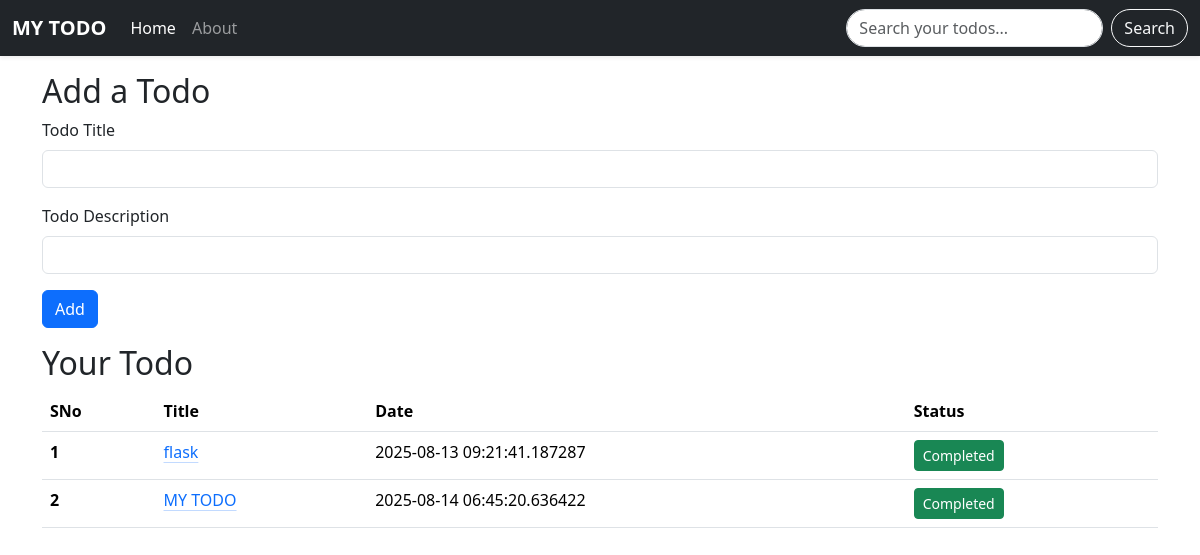
The page / on the database its author committed.
### My_Todo_App/app.py (models this page shows, shortened)
class Todo(db.Model):
    sno = db.Column(db.Integer, primary_key = True)
    title = db.Column(db.String(200), nullable = False)
    desc = db.Column(db.String(500), nullable = False)
    date_created = db.Column(db.DateTime, default = lambda: datetime.now(timezone.utc))
    status = db.Column(db.Boolean, default = False)

### My_Todo_App/app.py (the view)
@app.route("/", methods = ["GET", "POST"])
def index():
    if request.method == "POST":
        title = request.form['title']
        description = request.form["description"]
        todo = Todo(title = title, desc = description)
        db.session.add(todo)
        db.session.commit()
    search_query = request.args.get('q')
    if search_query:
       alltodo = Todo.query.filter(Todo.title.contains(search_query)).all()
    else:
        alltodo = Todo.query.all()
    return render_template("index.html", alltodo = alltodo)

### My_Todo_App/templates/index.html (shortened to what this page needs)
{% extends 'base.html' %}
{% block body %}
<div class="container my-3">
    <h2>Add a Todo</h2>
    <form action="/" method="post">
        <div class="mb-3">
            <label for="title" class="form-label">Todo Title</label>
            <input type="text" name="title" class="form-control" id="title" required>
        </div>
        <div class="mb-3">
            <label for="desc" class="form-label">Todo Description</label>
            <input type="text" name="description" class="form-control" id="desc" required>
        </div>
        <button type="submit" class="btn btn-primary">Add</button>
    </form>
</div>
<div class="container my-3">
    <h2>Your Todo</h2>
    {% if alltodo|length == 0 %}
    <div class="alert alert-dark" role="alert">
        No Todos found!
    </div>
    {% else %}
    <table class="table">
        <thead>
            <tr>
                <th scope="col">SNo</th>
                <th scope="col">Title</th>
                <th scope="col">Date</th>
                <th scope="col">Status</th>
            </tr>
        </thead>
        <tbody>
            {% for todo in alltodo %}
            <tr>
                <th scope="row">{{ loop.index }}</th>
                <td>
                    <a href="/description/{{todo.sno}}"
                        class="link-primary link-offset-2 link-underline-opacity-25 link-underline-opacity-100-hover">{{todo.title}}
                    </a>
                </td>
                <td>{{todo.date_created}}</td>
                <td>
                    <a href="/toggle/{{todo.sno}}">
                        <button type="button" class="btn btn-sm {% if todo.status %} btn-success {% else %} btn-danger
                        {% endif %}">
                            {% if todo.status%}
                            Completed
                            {% else %}
                            Pending
                            {% endif %}
                        </button>
                    </a>
                </td>
            </tr>
            {% endfor %}
        </tbody>
    </table>
    {% endif %}
</div>
{% endblock body %}

### My_Todo_App/templates/base.html (shortened to what this page needs)
<!doctype html>
<html lang="en">
<head>
    <link href="https://cdn.jsdelivr.net/npm/bootstrap@5.3.7/dist/css/bootstrap.min.css" rel="stylesheet"
>
</head>
<body>
    <nav class="navbar navbar-expand-lg navbar-dark bg-dark shadow-sm">
        <div class="container-fluid">
            <a class="navbar-brand fw-bold text-uppercase" href="/">My Todo</a>
            <div class="collapse navbar-collapse" id="navbarNavDropdown">
                <ul class="navbar-nav me-auto mb-2 mb-lg-0">
                    <li class="nav-item">
                        <a class="nav-link {% if request.path == '/' %}active{% endif %}" href="/">Home</a>
                    </li>
                    <li class="nav-item">
                        <a class="nav-link {% if request.path == '/about' %}active{% endif %}" href="/about">About</a>
                    </li>
                </ul>
                <form method="get" action="/" class="d-flex" role="search">
                    <input class="form-control rounded-pill me-2" type="search" placeholder="Search your todos..."
                        aria-label="Search" name="q" value="{{ request.args.get('q', '') }}">
                    <button class="btn btn-outline-light rounded-pill" type="submit">Search</button>
                </form>
            </div>
        </div>
    </nav>
    {% block body %}
    {% endblock body %}
</body>
</html>

### rows shown on the page
Todo: title "flask", date_created "2025-08-13 09:21:41.187287", status "Completed"
Todo: title "MY TODO", date_created "2025-08-14 06:45:20.636422", status "Completed"
